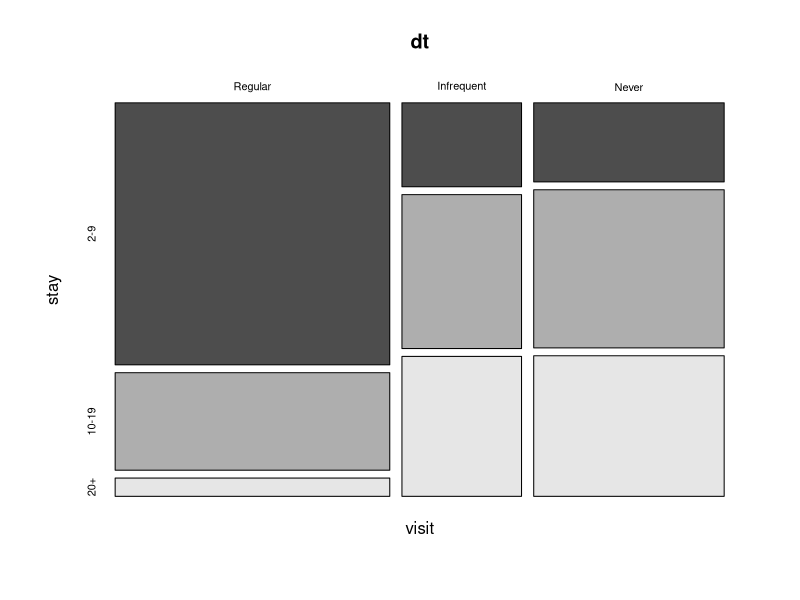

Generate this figure with R: (Note: this script raises an error after producing the figure.)


# < 본 코드는 참고용으로 보세요>
#________________________________________________________



## 테이블 형태로된 데이터를 그대로 사용하여 모자이크플롯 그리기

# 1.HospVisits 데이터가 내장되어 있는 패키지(vcdExtra) 설치 및 불러오기
install.packages("vcdExtra")
library(vcdExtra)

# 2.HospVisits 데이터셋 불러오기 및 저장
data("HospVisits")
dt <- HospVisits

# 3.mosaicplot 그리기
mosaicplot(~visit+stay, data = dt, color = T)

#________________________________________________________



## 테이블 형태로된 데이터를 csv로 만들기

# 1.HospVisits 데이터가 내장되어 있는 패키지(vcdExtra) 설치 및 불러오기
install.packages("vcdExtra")
library(vcdExtra)

# 2.HospVisits 데이터셋 불러오기 및 저장
data("HospVisits")
dt <- HospVisits

# 3.저장한 dt 데이터셋을 데이터 프레임으로 변환
df <- as.data.frame(dt)

# 4.도수(count)로 된 Freq 열을 풀기 위한 함수가 내장된 패키지(tidyverse) 설치 및 불러오기 
install.packages("tidyverse")
library(tidyverse)

# 5.uncount()함수를 이용해 count된 Freq 열을 하나의 행으로 변환 
ds <- uncount(df, weights = Freq) 

# 6.행이름 바꾸기
colnames(ds) <- c("freq", "stay")
head(ds)

# 7.csv 파일로 저장 
write.csv(ds, file = "hospital.csv", row.names = F)

# 8.저장된 csv 파일 읽어오기
hospital <- read.csv("hospital.csv")
head(hospital)

# 9.table로 변환
table(hospital)

# 10.mosaicplot 그리기
mosaicplot(~freq+stay, data = hospital, color = T)



#________________________________________________________

## 추가) 강의내용과 같이 데이터셋의 class명 변경하기 

# stringr 패키지 설치
install.packages("stringr")
library(stringr)

# freq 열만 뽑아내기
get.freq <- hospital$freq

# freq 열의 class 명 바꾸기
freq<- str_replace_all(get.freq, "Regular", "(3)Regular")
freq<- str_replace_all(freq, "Infrequent", "(2)Infrequent")
freq<- str_replace_all(freq, "Never", "(1)Never")



# stay 열만 뽑아내기
get.stay <- hospital$stay

# stay 열의 class 명 바꾸기
stay<- str_replace_all(get.stay, "20+", "(3)20")
stay<- str_replace_all(stay, "10-19", "(2)10-19")
stay<- str_replace_all(stay, "2-9", "(1)2-9")


# 새로 바뀐 hospital 데이터셋 확인
hospital2 <- data.frame(freq, stay)


#table로 변환하기
table(hospital2)
